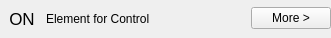
<?xml version="1.0" encoding="UTF-8"?>
<ui version="4.0">
 <class>swftSimplePipelineElement</class>
 <widget class="QWidget" name="swftSimplePipelineElement">
  <property name="geometry">
   <rect>
    <x>0</x>
    <y>0</y>
    <width>331</width>
    <height>38</height>
   </rect>
  </property>
  <property name="windowTitle">
   <string>Form</string>
  </property>
  <layout class="QGridLayout" name="gridLayout">
   <property name="horizontalSpacing">
    <number>2</number>
   </property>
   <property name="verticalSpacing">
    <number>0</number>
   </property>
   <property name="margin">
    <number>0</number>
   </property>
   <item row="0" column="1">
    <widget class="QLabel" name="ViewElementName">
     <property name="font">
      <font>
       <family>Helvetica Neue</family>
      </font>
     </property>
     <property name="text">
      <string>Element for Control</string>
     </property>
    </widget>
   </item>
   <item row="0" column="3">
    <widget class="QPushButton" name="moreButton">
     <property name="font">
      <font>
       <family>Helvetica Neue</family>
      </font>
     </property>
     <property name="text">
      <string>More &gt;</string>
     </property>
     <property name="checkable">
      <bool>false</bool>
     </property>
     <property name="autoDefault">
      <bool>false</bool>
     </property>
     <property name="default">
      <bool>false</bool>
     </property>
     <property name="flat">
      <bool>false</bool>
     </property>
    </widget>
   </item>
   <item row="0" column="2">
    <spacer name="horizontalSpacer">
     <property name="orientation">
      <enum>Qt::Horizontal</enum>
     </property>
     <property name="sizeHint" stdset="0">
      <size>
       <width>40</width>
       <height>20</height>
      </size>
     </property>
    </spacer>
   </item>
   <item row="0" column="0">
    <widget class="QToolButton" name="toolButton">
     <property name="font">
      <font>
       <family>Helvetica Neue</family>
       <pointsize>13</pointsize>
      </font>
     </property>
     <property name="text">
      <string>ON</string>
     </property>
     <property name="checkable">
      <bool>true</bool>
     </property>
     <property name="autoRaise">
      <bool>true</bool>
     </property>
     <property name="arrowType">
      <enum>Qt::NoArrow</enum>
     </property>
    </widget>
   </item>
  </layout>
 </widget>
 <resources/>
 <connections/>
</ui>
